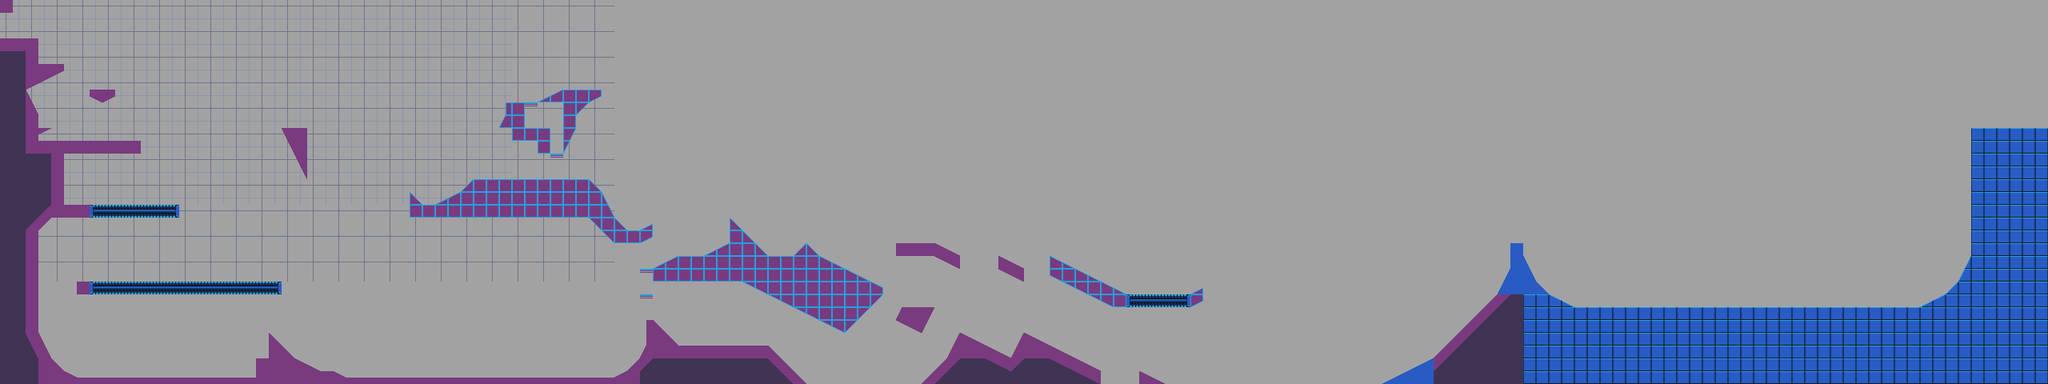

Below is a game level as drawn by its tile map, then a one-line description and the .tmx that defines it (tile-layer data replaced by summaries):
An orthogonal 160x30 tile map with 16x16 px tiles, 3 tile layers (BG_2, BG_1, BG_0), 4 tilesets and 8 objects (3x JetPlatform, Player, BasicPlatform).

<map version="1.9" tiledversion="1.9.2" orientation="orthogonal" renderorder="right-down" width="160" height="30" tilewidth="16" tileheight="16" infinite="0" backgroundcolor="#a2a2a2" nextlayerid="11" nextobjectid="29">
 <tileset firstgid="1" source="tileset/tile_test.tsx" />
 <tileset firstgid="257" source="tileset/tile_basic_purple.tsx" />
 <tileset firstgid="321" source="tileset/autotile_test.tsx" />
 <tileset firstgid="577" source="tileset/tech_fg.tsx" />
 <layer id="10" name="BG_2" width="160" height="30">
  <properties>
   <property name="collision" type="bool" value="false" />
   <property name="parallax" type="bool" value="true" />
   <property name="parallax_sizex" type="int" value="40" />
   <property name="parallax_sizey" type="int" value="16" />
   <property name="scroll" type="bool" value="true" />
   <property name="scroll_velx" type="float" value="-12" />
   <property name="scroll_vely" type="float" value="12" />
  </properties>
  <data>[4800 cells, 640 non-empty, 1 distinct tile ids]</data>
 </layer>
 <layer id="5" name="BG_1" width="160" height="30">
  <properties>
   <property name="collision" type="bool" value="false" />
   <property name="parallax" type="bool" value="true" />
   <property name="parallax_sizex" type="int" value="48" />
   <property name="parallax_sizey" type="int" value="22" />
   <property name="scroll" type="bool" value="true" />
   <property name="scroll_velx" type="float" value="-20" />
   <property name="scroll_vely" type="float" value="20" />
  </properties>
  <data>[4800 cells, 792 non-empty, 3 distinct tile ids]</data>
 </layer>
 <layer id="1" name="BG_0" width="160" height="30">
  <properties>
   <property name="collision" type="bool" value="true" />
   <property name="collision_border" value="NESW" />
  </properties>
  <data>[4800 cells, 881 non-empty, 70 distinct tile ids]</data>
 </layer>
 <objectgroup id="4" name="OBJ">
  <object id="7" class="Player" x="720" y="192" width="16" height="32">
   <properties>
    <property name="anotherprop" value="Foo" />
    <property name="faceleft" type="bool" value="true" />
   </properties>
  </object>
  <object id="16" x="592" y="416">
   <properties>
    <property name="speed" type="float" value="200" />
   </properties>
   <polyline points="-240,-48 -240,-256" />
  </object>
  <object id="17" class="BasicPlatform" x="352" y="160" width="32" height="192">
   <properties>
    <property name="path" type="object" value="16" />
   </properties>
  </object>
  <object id="21" x="976" y="336">
   <properties>
    <property name="speed" type="float" value="50" />
   </properties>
   <polyline points="-560,-160 -560,64" />
  </object>
  <object id="25" class="JetPlatform" x="416" y="176" width="80" height="16">
   <properties>
    <property name="path" type="object" value="21" />
   </properties>
  </object>
  <object id="26" class="JetPlatform" x="832" y="240" width="48" height="16" />
  <object id="27" class="JetPlatform" x="1552" y="272" width="48" height="16">
   <properties>
    <property name="path" type="object" value="28" />
   </properties>
  </object>
  <object id="28" x="2078" y="406">
   <properties>
    <property name="on_complete" value="restart" />
    <property name="speed" type="float" value="100" />
   </properties>
   <polyline points="-542.233,-53.9038 -542.233,-21.9038 -510.233,10.0962 -350,10 -318,-22 -318,-54 -350,-86 -510.233,-85.9038 -542,-54" />
  </object>
 </objectgroup>
</map>